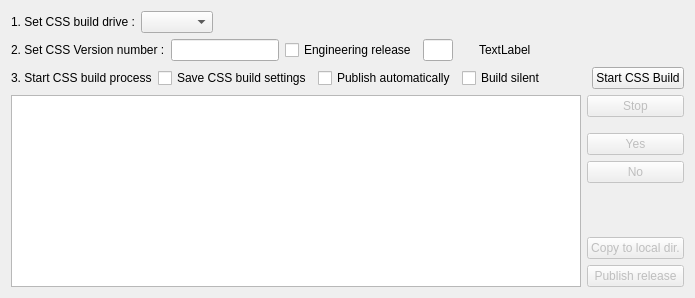
     <widget class="QWidget" name="tabCSS">
      <attribute name="title">
       <string>CSS</string>
      </attribute>
      <layout class="QVBoxLayout" name="verticalLayout_12">
       <item>
        <layout class="QHBoxLayout" name="horizontalLayout_18">
         <item>
          <widget class="QLabel" name="lblCSSBuildDrive">
           <property name="text">
            <string>1. Set CSS build drive :</string>
           </property>
          </widget>
         </item>
         <item>
          <widget class="QComboBox" name="cmbCSSBuildDrive"/>
         </item>
         <item>
          <spacer name="horizontalSpacer_17">
           <property name="orientation">
            <enum>Qt::Horizontal</enum>
           </property>
           <property name="sizeHint" stdset="0">
            <size>
             <width>40</width>
             <height>20</height>
            </size>
           </property>
          </spacer>
         </item>
        </layout>
       </item>
       <item>
        <layout class="QHBoxLayout" name="horizontalLayout_19">
         <item>
          <widget class="QLabel" name="lblCSSVersion">
           <property name="text">
            <string>2. Set CSS Version number :</string>
           </property>
          </widget>
         </item>
         <item>
          <widget class="QLineEdit" name="ledCSSVersion">
           <property name="sizePolicy">
            <sizepolicy hsizetype="Fixed" vsizetype="Fixed">
             <horstretch>0</horstretch>
             <verstretch>0</verstretch>
            </sizepolicy>
           </property>
           <property name="maximumSize">
            <size>
             <width>16777215</width>
             <height>16777215</height>
            </size>
           </property>
          </widget>
         </item>
         <item>
          <widget class="QCheckBox" name="chkCSSEngRelease">
           <property name="text">
            <string>Engineering release</string>
           </property>
          </widget>
         </item>
         <item>
          <widget class="QLineEdit" name="ledCSSENGNumber">
           <property name="sizePolicy">
            <sizepolicy hsizetype="Fixed" vsizetype="Fixed">
             <horstretch>0</horstretch>
             <verstretch>0</verstretch>
            </sizepolicy>
           </property>
           <property name="minimumSize">
            <size>
             <width>30</width>
             <height>0</height>
            </size>
           </property>
           <property name="maximumSize">
            <size>
             <width>30</width>
             <height>16777215</height>
            </size>
           </property>
          </widget>
         </item>
         <item>
          <spacer name="horizontalSpacer_18">
           <property name="orientation">
            <enum>Qt::Horizontal</enum>
           </property>
           <property name="sizeType">
            <enum>QSizePolicy::Fixed</enum>
           </property>
           <property name="sizeHint" stdset="0">
            <size>
             <width>20</width>
             <height>20</height>
            </size>
           </property>
          </spacer>
         </item>
         <item>
          <widget class="QLabel" name="lblCSSLabel">
           <property name="text">
            <string>TextLabel</string>
           </property>
          </widget>
         </item>
         <item>
          <spacer name="horizontalSpacer_19">
           <property name="orientation">
            <enum>Qt::Horizontal</enum>
           </property>
           <property name="sizeHint" stdset="0">
            <size>
             <width>40</width>
             <height>20</height>
            </size>
           </property>
          </spacer>
         </item>
        </layout>
       </item>
       <item>
        <layout class="QHBoxLayout" name="horizontalLayout_20">
         <item>
          <widget class="QLabel" name="lblCSSStartBuild">
           <property name="text">
            <string>3. Start CSS build process</string>
           </property>
          </widget>
         </item>
         <item>
          <widget class="QCheckBox" name="chkSaveCSSBuildSettings">
           <property name="text">
            <string>Save CSS build settings</string>
           </property>
          </widget>
         </item>
         <item>
          <widget class="QCheckBox" name="chkPublishCSSAuto">
           <property name="text">
            <string>Publish automatically</string>
           </property>
          </widget>
         </item>
         <item>
          <widget class="QCheckBox" name="chkCSSSilent">
           <property name="text">
            <string>Build silent</string>
           </property>
          </widget>
         </item>
         <item>
          <spacer name="horizontalSpacer_20">
           <property name="orientation">
            <enum>Qt::Horizontal</enum>
           </property>
           <property name="sizeHint" stdset="0">
            <size>
             <width>40</width>
             <height>20</height>
            </size>
           </property>
          </spacer>
         </item>
         <item>
          <widget class="QPushButton" name="pbStartCSSBuild">
           <property name="text">
            <string>Start CSS Build</string>
           </property>
           <property name="icon">
            <iconset resource="vtitestmanager.qrc">
             <normaloff>:/images/start.png</normaloff>:/images/start.png</iconset>
           </property>
          </widget>
         </item>
        </layout>
       </item>
       <item>
        <layout class="QHBoxLayout" name="horizontalLayout_21">
         <item>
          <widget class="QPlainTextEdit" name="ptCSSStdOut"/>
         </item>
         <item>
          <layout class="QVBoxLayout" name="verticalLayout_11">
           <item>
            <widget class="QPushButton" name="pbCSSHalt">
             <property name="enabled">
              <bool>false</bool>
             </property>
             <property name="text">
              <string>Stop</string>
             </property>
             <property name="icon">
              <iconset resource="vtitestmanager.qrc">
               <normaloff>:/images/stop.png</normaloff>:/images/stop.png</iconset>
             </property>
            </widget>
           </item>
           <item>
            <spacer name="verticalSpacer_11">
             <property name="orientation">
              <enum>Qt::Vertical</enum>
             </property>
             <property name="sizeType">
              <enum>QSizePolicy::Fixed</enum>
             </property>
             <property name="sizeHint" stdset="0">
              <size>
               <width>20</width>
               <height>10</height>
              </size>
             </property>
            </spacer>
           </item>
           <item>
            <widget class="QPushButton" name="pbCSSYes">
             <property name="enabled">
              <bool>false</bool>
             </property>
             <property name="text">
              <string>Yes</string>
             </property>
             <property name="icon">
              <iconset resource="vtitestmanager.qrc">
               <normaloff>:/images/ok.png</normaloff>:/images/ok.png</iconset>
             </property>
            </widget>
           </item>
           <item>
            <widget class="QPushButton" name="pbCSSNo">
             <property name="enabled">
              <bool>false</bool>
             </property>
             <property name="text">
              <string>No</string>
             </property>
             <property name="icon">
              <iconset resource="vtitestmanager.qrc">
               <normaloff>:/images/cancel.png</normaloff>:/images/cancel.png</iconset>
             </property>
            </widget>
           </item>
           <item>
            <spacer name="verticalSpacer_12">
             <property name="orientation">
              <enum>Qt::Vertical</enum>
             </property>
             <property name="sizeHint" stdset="0">
              <size>
               <width>20</width>
               <height>40</height>
              </size>
             </property>
            </spacer>
           </item>
           <item>
            <widget class="QPushButton" name="pbCopyCSSRelease">
             <property name="enabled">
              <bool>false</bool>
             </property>
             <property name="text">
              <string>Copy to local dir.</string>
             </property>
             <property name="icon">
              <iconset resource="vtitestmanager.qrc">
               <normaloff>:/images/releases.png</normaloff>:/images/releases.png</iconset>
             </property>
            </widget>
           </item>
           <item>
            <widget class="QPushButton" name="pbPublishCSSRelease">
             <property name="enabled">
              <bool>false</bool>
             </property>
             <property name="text">
              <string>Publish release</string>
             </property>
             <property name="icon">
              <iconset resource="vtitestmanager.qrc">
               <normaloff>:/images/releases.png</normaloff>:/images/releases.png</iconset>
             </property>
            </widget>
           </item>
          </layout>
         </item>
        </layout>
       </item>
      </layout>
     </widget>
